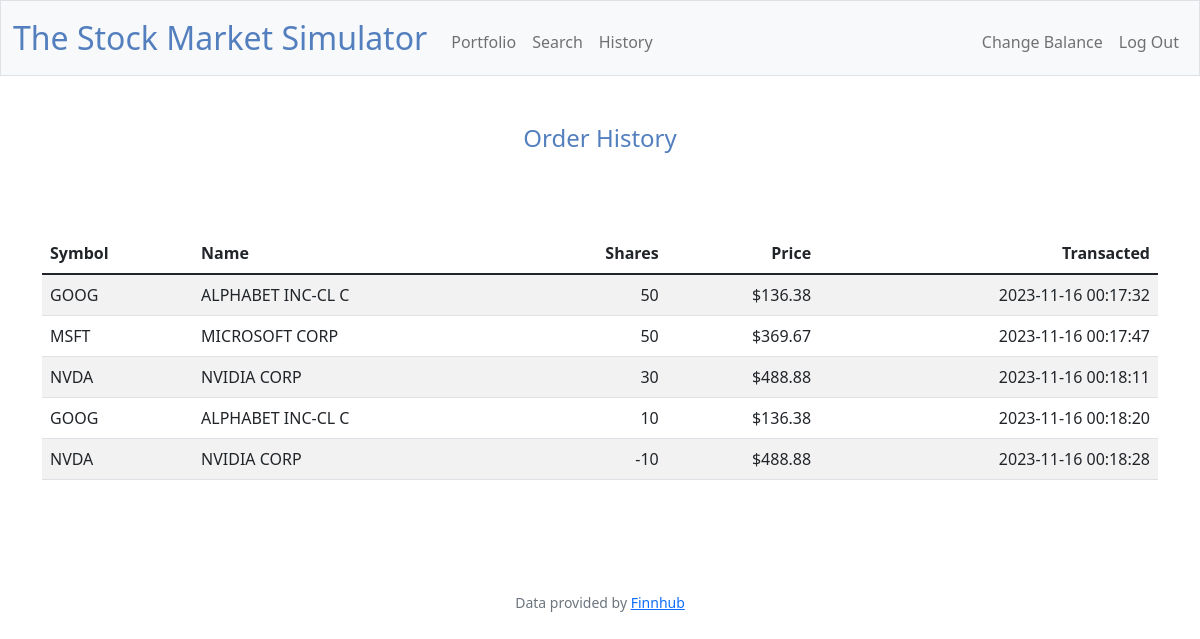
Screenshot of /history (signed in) with the database file from the repository.
### tables this page shows
CREATE TABLE history (user_id INTEGER NOT NULL, symbol TEXT NOT NULL, name TEXT NOT NULL, shares INTEGER NOT NULL, price NUMERIC NOT NULL, time TEXT NOT NULL, FOREIGN KEY (user_id) REFERENCES users(id));

### app.py (the view)
@app.route("/history")
@login_required
def history():
    result = db.execute("SELECT symbol, name, shares, price, time FROM users JOIN history ON user_id WHERE id = ?", session["user_id"])
    return render_template("history.html", result=result)

### app.py (called while the page is built)
@app.after_request
def after_request(response):
    response.headers["Cache-Control"] = "no-cache, no-store, must-revalidate"
    response.headers["Expires"] = 0
    response.headers["Pragma"] = "no-cache"
    return response

### helpers.py (called while the page is built)
def login_required(f):
    @wraps(f)
    def decorated_function(*args, **kwargs):
        if session.get("user_id") is None:
            return redirect("/login")
        return f(*args, **kwargs)
    return decorated_function

def usd(value):
    if value >= 0.0:
        return f"${value:,.2f}"
    else:
        return f"-${abs(value):,.2f}"

### templates/history.html (shortened to what this page needs)
{% extends "layout.html" %}
{% block main %}
    <h4 class="blue">Order History</h4>
    <br>
    {% if result %}
        <div class="container py-5 text-center">
            <table class="table table-striped">
                <thead>
                    <tr>
                        <th class="text-start">Symbol</th>
                        <th class="text-start">Name</th>
                        <th class="text-end">Shares</th>
                        <th class="text-end">Price</th>
                        <th class="text-end">Transacted</th>
                    </tr>
                </thead>
                <tbody>
                    {% for stock in result %}
                        <tr>
                            <td class="text-start align-middle">{{ stock.symbol }}</td>
                            <td class="text-start align-middle">{{ stock.name }}</td>
                            <td class="text-end align-middle">{{ stock.shares }}</td>
                            <td class="text-end align-middle">{{ stock.price | usd }}</td>
                            <td class="text-end align-middle">{{ stock.time }}</td>
                        </tr>
                    {% endfor %}
                </tbody>
            </table>
        </div>
    {% else %}
    <br>
    <p>No orders placed.</p>
    {% endif %}
{% endblock %}

### templates/layout.html (shortened to what this page needs)
<!DOCTYPE html>
<html lang="en">
    <head>
        <link href="https://cdn.jsdelivr.net/npm/bootstrap@5.1.3/dist/css/bootstrap.min.css" rel="stylesheet">
        <link href="/static/styles.css" rel="stylesheet">
    </head>
    <body>
        <nav class="bg-light border navbar navbar-expand-md navbar-light">
            <div class="container-fluid">
                <a class="navbar-brand" href="/"><span class="blue">The Stock Market Simulator</span></a>
                <div class="collapse navbar-collapse" id="navbar">
                    {% if session["user_id"] %}
                        <ul class="navbar-nav me-auto mt-2">
                            <li class="nav-item"><a class="nav-link" href="/">Portfolio</a></li>
                            <li class="nav-item"><a class="nav-link" href="/search">Search</a></li>
                            <li class="nav-item"><a class="nav-link" href="/history">History</a></li>
                        </ul>
                        <ul class="navbar-nav ms-auto mt-2">
                            <li class="nav-item" data-bs-toggle="modal" data-bs-target="#balance" style="cursor: pointer"><a class="nav-link">Change Balance</a></li>
                            <li class="nav-item"><a class="nav-link" href="/logout">Log Out</a></li>
                        </ul>
                    {% else %}
                        <ul class="navbar-nav ms-auto mt-2">
                            <li class="nav-item"><a class="nav-link" href="/register">Register</a></li>
                            <li class="nav-item"><a class="nav-link" href="/login">Log In</a></li>
                        </ul>
                    {% endif %}
                </div>
            </div>
        </nav>
        <main class="container-fluid py-5 text-center">
            {% block main %}{% endblock %}
        </main>
        <footer class="mb-5 small text-center text-muted">
            Data provided by <a href="https://finnhub.io/">Finnhub</a>
        </footer>
    </body>
</html>

### static/styles.css (style rules this page uses)
nav .navbar-brand { font-size: xx-large; }
nav .navbar-brand .blue { color: #537fbe; }
main .blue { color: #537fbe; }

### rows the page displays
history: symbol "GOOG", name "ALPHABET INC-CL C", shares "50", price "$136.38", time "2023-11-16 00:17:32"
history: symbol "MSFT", name "MICROSOFT CORP", shares "50", price "$369.67", time "2023-11-16 00:17:47"
history: symbol "NVDA", name "NVIDIA CORP", shares "30", price "$488.88", time "2023-11-16 00:18:11"
history: symbol "GOOG", name "ALPHABET INC-CL C", shares "10", price "$136.38", time "2023-11-16 00:18:20"
history: symbol "NVDA", name "NVIDIA CORP", shares "-10", price "$488.88", time "2023-11-16 00:18:28"
